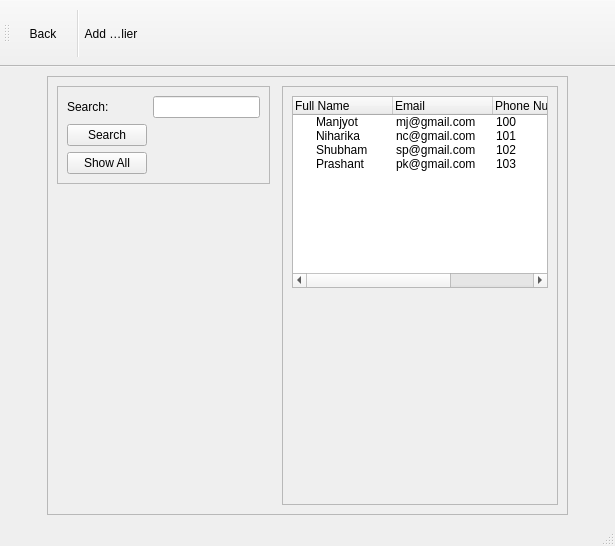
<?xml version="1.0" encoding="UTF-8"?>
<ui version="4.0">
 <class>MainWindow</class>
 <widget class="QMainWindow" name="MainWindow">
  <property name="geometry">
   <rect>
    <x>0</x>
    <y>0</y>
    <width>615</width>
    <height>546</height>
   </rect>
  </property>
  <property name="windowTitle">
   <string>MainWindow</string>
  </property>
  <widget class="QWidget" name="centralwidget">
   <layout class="QGridLayout" name="gridLayout_4">
    <item row="0" column="0">
     <spacer name="horizontalSpacer">
      <property name="orientation">
       <enum>Qt::Horizontal</enum>
      </property>
      <property name="sizeType">
       <enum>QSizePolicy::Preferred</enum>
      </property>
      <property name="sizeHint" stdset="0">
       <size>
        <width>40</width>
        <height>20</height>
       </size>
      </property>
     </spacer>
    </item>
    <item row="0" column="2">
     <spacer name="horizontalSpacer_2">
      <property name="orientation">
       <enum>Qt::Horizontal</enum>
      </property>
      <property name="sizeType">
       <enum>QSizePolicy::Preferred</enum>
      </property>
      <property name="sizeHint" stdset="0">
       <size>
        <width>40</width>
        <height>20</height>
       </size>
      </property>
     </spacer>
    </item>
    <item row="0" column="1">
     <widget class="QFrame" name="frame_3">
      <property name="focusPolicy">
       <enum>Qt::StrongFocus</enum>
      </property>
      <property name="frameShape">
       <enum>QFrame::StyledPanel</enum>
      </property>
      <property name="frameShadow">
       <enum>QFrame::Raised</enum>
      </property>
      <layout class="QGridLayout" name="gridLayout_3">
       <item row="2" column="0">
        <spacer name="verticalSpacer">
         <property name="orientation">
          <enum>Qt::Vertical</enum>
         </property>
         <property name="sizeHint" stdset="0">
          <size>
           <width>20</width>
           <height>40</height>
          </size>
         </property>
        </spacer>
       </item>
       <item row="0" column="3" rowspan="3">
        <widget class="QFrame" name="frame_2">
         <property name="frameShape">
          <enum>QFrame::StyledPanel</enum>
         </property>
         <property name="frameShadow">
          <enum>QFrame::Raised</enum>
         </property>
         <layout class="QGridLayout" name="gridLayout_2">
          <item row="1" column="0">
           <widget class="QTreeWidget" name="treeWidget">
            <property name="sizePolicy">
             <sizepolicy hsizetype="Expanding" vsizetype="Minimum">
              <horstretch>0</horstretch>
              <verstretch>0</verstretch>
             </sizepolicy>
            </property>
            <property name="focusPolicy">
             <enum>Qt::NoFocus</enum>
            </property>
            <property name="lineWidth">
             <number>1</number>
            </property>
            <property name="midLineWidth">
             <number>0</number>
            </property>
            <column>
             <property name="text">
              <string>Full Name</string>
             </property>
             <property name="font">
              <font>
               <strikeout>false</strikeout>
              </font>
             </property>
             <property name="background">
              <color>
               <red>255</red>
               <green>255</green>
               <blue>255</blue>
              </color>
             </property>
            </column>
            <column>
             <property name="text">
              <string>Email</string>
             </property>
            </column>
            <column>
             <property name="text">
              <string>Phone Number</string>
             </property>
            </column>
            <column>
             <property name="text">
              <string>Address</string>
             </property>
            </column>
            <item>
             <property name="text">
              <string>Manjyot</string>
             </property>
             <property name="text">
              <string>mj@gmail.com</string>
             </property>
             <property name="text">
              <string>100</string>
             </property>
             <property name="text">
              <string>Kandivali East</string>
             </property>
            </item>
            <item>
             <property name="text">
              <string>Niharika</string>
             </property>
             <property name="text">
              <string>nc@gmail.com</string>
             </property>
             <property name="text">
              <string>101</string>
             </property>
             <property name="text">
              <string>Gorai</string>
             </property>
            </item>
            <item>
             <property name="text">
              <string>Shubham</string>
             </property>
             <property name="text">
              <string>sp@gmail.com</string>
             </property>
             <property name="text">
              <string>102</string>
             </property>
             <property name="text">
              <string>Thakur Village</string>
             </property>
            </item>
            <item>
             <property name="text">
              <string>Prashant</string>
             </property>
             <property name="text">
              <string>pk@gmail.com</string>
             </property>
             <property name="text">
              <string>103</string>
             </property>
             <property name="text">
              <string>Lokhandwala</string>
             </property>
            </item>
           </widget>
          </item>
          <item row="2" column="0">
           <spacer name="verticalSpacer_2">
            <property name="orientation">
             <enum>Qt::Vertical</enum>
            </property>
            <property name="sizeHint" stdset="0">
             <size>
              <width>20</width>
              <height>40</height>
             </size>
            </property>
           </spacer>
          </item>
         </layout>
        </widget>
       </item>
       <item row="0" column="2">
        <widget class="Line" name="line">
         <property name="orientation">
          <enum>Qt::Horizontal</enum>
         </property>
        </widget>
       </item>
       <item row="0" column="0" rowspan="2" colspan="2">
        <widget class="QFrame" name="frame">
         <property name="sizePolicy">
          <sizepolicy hsizetype="Maximum" vsizetype="Preferred">
           <horstretch>0</horstretch>
           <verstretch>0</verstretch>
          </sizepolicy>
         </property>
         <property name="frameShape">
          <enum>QFrame::StyledPanel</enum>
         </property>
         <property name="frameShadow">
          <enum>QFrame::Raised</enum>
         </property>
         <layout class="QGridLayout" name="gridLayout">
          <item row="0" column="2">
           <widget class="QLineEdit" name="lineEdit">
            <property name="sizePolicy">
             <sizepolicy hsizetype="Preferred" vsizetype="Fixed">
              <horstretch>0</horstretch>
              <verstretch>0</verstretch>
             </sizepolicy>
            </property>
           </widget>
          </item>
          <item row="2" column="0">
           <widget class="QPushButton" name="pushButton_2">
            <property name="text">
             <string>Show All</string>
            </property>
           </widget>
          </item>
          <item row="0" column="0">
           <widget class="QLabel" name="label">
            <property name="sizePolicy">
             <sizepolicy hsizetype="Expanding" vsizetype="Preferred">
              <horstretch>0</horstretch>
              <verstretch>0</verstretch>
             </sizepolicy>
            </property>
            <property name="text">
             <string>Search:</string>
            </property>
           </widget>
          </item>
          <item row="1" column="0">
           <widget class="QPushButton" name="pushButton">
            <property name="text">
             <string>Search</string>
            </property>
           </widget>
          </item>
         </layout>
        </widget>
       </item>
      </layout>
     </widget>
    </item>
   </layout>
  </widget>
  <widget class="QMenuBar" name="menubar">
   <property name="geometry">
    <rect>
     <x>0</x>
     <y>0</y>
     <width>615</width>
     <height>21</height>
    </rect>
   </property>
  </widget>
  <widget class="QStatusBar" name="statusbar"/>
  <widget class="QToolBar" name="toolBar">
   <property name="windowTitle">
    <string>toolBar</string>
   </property>
   <property name="styleSheet">
    <string notr="true">QToolButton
    {
        height: 52px;
        width: 52px;
    }</string>
   </property>
   <attribute name="toolBarArea">
    <enum>TopToolBarArea</enum>
   </attribute>
   <attribute name="toolBarBreak">
    <bool>false</bool>
   </attribute>
   <addaction name="actionBack"/>
   <addaction name="separator"/>
   <addaction name="actionShow_Supplier"/>
  </widget>
  <action name="actionShow_Supplier">
   <property name="icon">
    <iconset theme="stuff" resource="D:/stuff.qrc">
     <normaloff>:/staua/study stuff/PYQT/60807.svg</normaloff>:/staua/study stuff/PYQT/60807.svg</iconset>
   </property>
   <property name="text">
    <string>Add Supplier</string>
   </property>
   <property name="toolTip">
    <string>Add Supplier</string>
   </property>
  </action>
  <action name="actionBack">
   <property name="icon">
    <iconset resource="D:/stuff.qrc">
     <normaloff>:/staua/study stuff/PYQT/Left_Arrow_-512.png</normaloff>:/staua/study stuff/PYQT/Left_Arrow_-512.png</iconset>
   </property>
   <property name="text">
    <string>Back</string>
   </property>
   <property name="toolTip">
    <string>Go back</string>
   </property>
  </action>
 </widget>
 <resources>
  <include location="D:/stuff.qrc"/>
 </resources>
 <connections/>
</ui>
